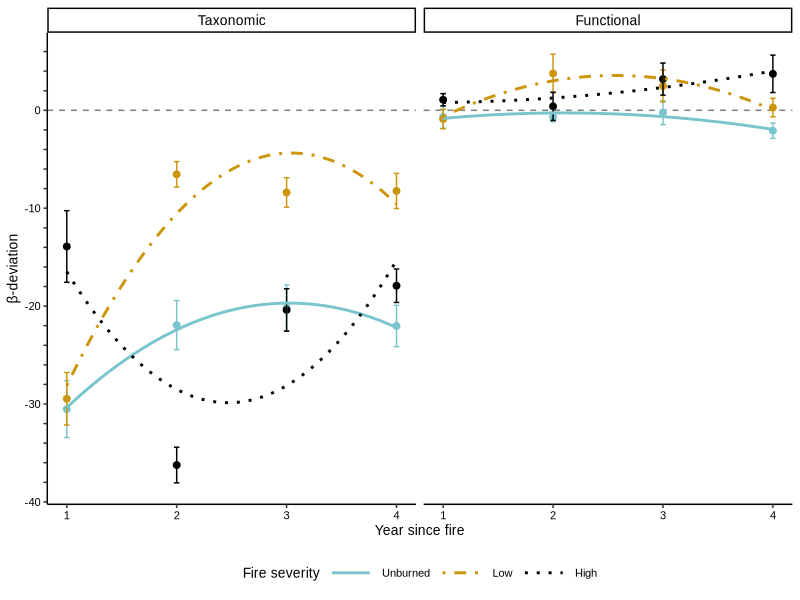

Generate this figure with R:
library(tidyverse)

################################################################################
# This code calculates and plots the beta deviations for all severity-year     #
# combinations using the bootstrapped beta diversity values and the randomized #
# (null) beta diversity values. The beta deviations are calculated by          #
# subtracting the mean null beta diversity value from each bootstrapped beta   #
# diversity value and dividing by the standard deviation of the null beta      #
# diversity.                                                                   #
#                                                                              #  
# Regression analysis is at the end of the code, including model selection     #
# (using AIC) to select a linear versus quadratic model.                       #
################################################################################

# Read in bootstrapped observed beta diversity values and null beta diversity values
obs <- read_csv("Bootstrap Observed Beta Values/bootstrap_beta.csv")

null <- read_csv("Null Model/nullBeta_allyears.csv") %>%
  pivot_longer(cols=c(tax, fun), names_to="type", values_to="null") %>%
  group_by(year, severity, type) %>%
  summarise(sd=sd(null), null=mean(null)) %>%
  select(year, type, severity, null, sd)

# Join observed and null beta diversity values and calculate beta deviation
data <- obs %>%
  left_join(null) %>%
  mutate(dev=NA, across(dev, ~(beta-null)/sd)) %>%
  mutate(severity=factor(severity, levels=c("U", "L", "H")))

# Calculate mean and standard deviation of beta deviations for use in plots
deviation <- data %>%
  group_by(year, type, severity) %>%
  summarise(sd=sd(dev), dev=mean(dev))

# Plot beta deviations through time by severity
tiff("Fig1.tiff", width=18, height=18, units="cm", res=600)

deviation %>%
  mutate(severity=case_when(
    severity=="U" ~ "Unburned",
    severity=="L" ~ "Low",
    severity=="H" ~ "High"
  )) %>%
  mutate(severity=factor(severity, levels=c("Unburned", "Low", "High"))) %>%
  mutate(type=case_when(
    type=="tax" ~ "Taxonomic",
    type=="fun" ~ "Functional"
  )) %>%
  ggplot(aes(year, dev, color=severity)) +
  geom_hline(yintercept=0, color="gray50", linetype="dashed") +
  geom_point(size=2, show.legend=F) +
  geom_errorbar(aes(ymin=dev-sd, ymax=dev+sd), width=0.05, show.legend=F) +
  geom_smooth(aes(linetype=severity), method="lm", formula=y~poly(x,2), se=FALSE) +
  facet_wrap(~factor(type, levels=c("Taxonomic", "Functional")), ncol=2) +
  scale_linetype_manual(values=c("solid", "dotdash", "dotted")) + 
  scale_color_manual(values=c("cadetblue3", "darkgoldenrod3", "black")) +
  scale_y_continuous(breaks=seq(-40,10,2),
                     labels = c(-40, rep("",4),
                                -30, rep("",4),
                                -20, rep("",4),
                                -10, rep("",4),
                                0, rep("",4), 10)) +
  xlab("Year since fire") +
  ylab("β-deviation") +
  labs(color="Fire severity", linetype="Fire severity") +
  theme_classic() +
  theme(axis.text.x=element_text(color="black", size=8, family="Arial"), 
        axis.text.y=element_text(color="black", size=8, family="Arial"),
        axis.title.x=element_text(color="black", size=10, family="Arial"),
        axis.title.y=element_text(color="black", size=10, family="Arial"),
        strip.text.x = element_text(color="black", size = 10, family="Arial"),
        legend.text=element_text(color="black", size=8, family="Arial"),
        legend.title=element_text(color="black", size=10, family="Arial"),
        legend.key.width=unit(1.2,"cm"),
        legend.position="bottom")

dev.off()

# Linear and quadratic regressions, with AIC test
# Based on AIC test, quadratic regression is used in final results
lin_tax <- lm(dev~year*severity, data[data$type=="tax",])
lin_fun <- lm(dev~year*severity, data[data$type=="fun",])
qua_tax <- lm(dev~year*severity*I(year^2), data[data$type=="tax",])
qua_fun <- lm(dev~year*severity*I(year^2), data[data$type=="fun",])

summary(lin_tax)
summary(lin_fun)
summary(qua_tax)
summary(qua_fun)

AIC(lin_tax)
AIC(lin_fun)
AIC(qua_tax)
AIC(qua_fun)
